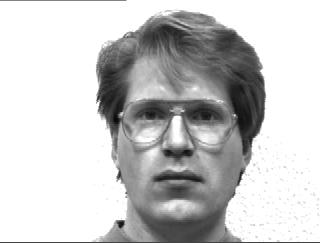
#> input picture yalefaces/train/subject01.glasses.gif, 320 x 243 px; its folder holds only this picture in this run
$ python FaceRecognitionWithLBPH.py
#> lines starting #> are read from the running program, lines starting #| are printed output that depends on the picture; long printed decimals are rounded
from PIL import Image
import cv2
import numpy as np
import zipfile
import os
from numpy import asarray
from matplotlib.image import imread
import matplotlib.pyplot as plt
from sklearn.metrics import accuracy_score, confusion_matrix
import seaborn

# [6 lines of commented-out code are left out]
print(os.listdir('yalefaces/train'))


def get_image_detail():
    paths = [os.path.join('yalefaces/train', f) for f in os.listdir('yalefaces/train')]
    print(paths)
    faces1 = []
    ids1 = []
    for path1 in paths:
        image = Image.open(path1).convert('L')
#> image is the input picture: PIL image 320x243 L; min 8, max 255, mean 200.7
        # image_np = np.array(image, 'uint8')
        # image_np = asarray(image)
        # image_np = cv2.imread(image, mode='')
        image_np = imread(path1)
        id1 = int(os.path.split(path1)[1].split('.')[0].replace('subject', ''))
        # print(id1)
        ids1.append(id1)
        faces1.append(image_np)

    return np.array(ids1), faces1


ids, faces = get_image_detail()
#> ids = [1]; faces = 1 item
print(len(ids))
#| 1
print(len(faces))
#| 1
print(faces[0], faces[0].shape)
#> (printed output is left out)

# Training the LBPH classifier

lbph_classifier = cv2.face_LBPHFaceRecognizer.create(radius=4, neighbors=14, grid_x=9, grid_y=9)
lbph_classifier.train(faces, ids)
lbph_classifier.write('lbph_classifier.yml')

# Recognizing faces

lbph_face_classifier = cv2.face_LBPHFaceRecognizer.create()
lbph_face_classifier.read('lbph_classifier.yml')

test_image = 'yalefaces/test/subject10.sad.gif'
test_image_np= imread(test_image)
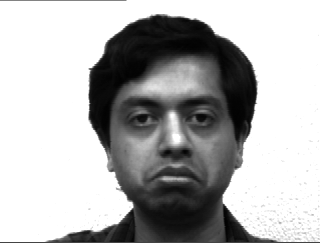
#> input picture yalefaces/test/subject10.sad.gif, 320 x 243 px
#> test_image_np is the input picture: shape (243, 320); min 1, max 255, mean 178.1
print(test_image_np)
#> (printed output is left out)
print(test_image_np.shape)
#| (243, 320)
prediction = lbph_face_classifier.predict(test_image_np)
#> prediction = (1, 104)
print(prediction)
#| (1, 104.047)

expected_output  = int(os.path.split(test_image)[1].split('.')[0].replace('subject', ''))
print(expected_output)
cv2.putText(test_image_np, 'Pred:' + str(prediction[0]), (10, 30), cv2.FONT_HERSHEY_COMPLEX_SMALL, 1, (0, 255, 0))
cv2.putText(test_image_np, 'Exp:' + str(expected_output), (10, 50), cv2.FONT_HERSHEY_COMPLEX_SMALL, 1, (0, 255, 0))
cv2.imshow('Face Detection:' + str(prediction[0]), test_image_np)
#cv2.waitKey(0)

# Evaluating the face classifier
paths_test = [os.path.join('yalefaces/test', f) for f in os.listdir('yalefaces/test')]
predictions = []
expected_outputs = []
for path in paths_test:
    image_np = imread(path)
    pred, _ = lbph_face_classifier.predict(image_np)
#> pred = 1
    exp = int(os.path.split(path)[1].split('.')[0].replace('subject', ''))

    predictions.append(pred)
    expected_outputs.append(exp)

predictions = np.array(predictions)
#> predictions = [1]
expected_outputs = np.array(expected_outputs)

print(predictions)
#| [1]
print(expected_outputs)

print(accuracy_score(expected_outputs, predictions))
#| 0.0
print(confusion_matrix(expected_outputs, predictions))
#| [[0 0]
#|  [1 0]]
seaborn.heatmap(confusion_matrix(expected_outputs, predictions), annot= True)
plt.show()
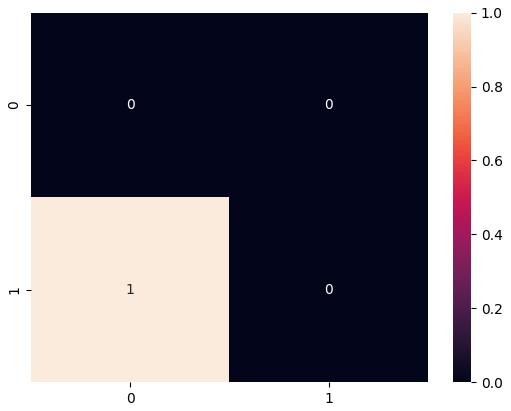
#> figure drawn by matplotlib, 2 panels
